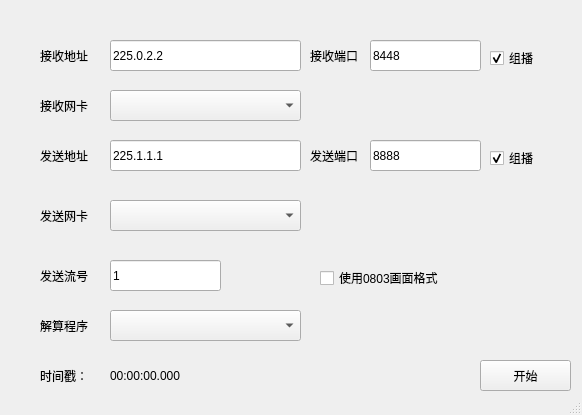
<?xml version="1.0" encoding="UTF-8"?>
<ui version="4.0">
 <class>MainWindow</class>
 <widget class="QMainWindow" name="MainWindow">
  <property name="geometry">
   <rect>
    <x>0</x>
    <y>0</y>
    <width>582</width>
    <height>415</height>
   </rect>
  </property>
  <property name="windowTitle">
   <string>解算程序客户端</string>
  </property>
  <widget class="QWidget" name="centralWidget">
   <widget class="QLineEdit" name="lineEditRecvAddr">
    <property name="geometry">
     <rect>
      <x>110</x>
      <y>40</y>
      <width>191</width>
      <height>31</height>
     </rect>
    </property>
    <property name="text">
     <string>225.0.2.2</string>
    </property>
   </widget>
   <widget class="QLineEdit" name="lineEditRecvPort">
    <property name="geometry">
     <rect>
      <x>370</x>
      <y>40</y>
      <width>111</width>
      <height>31</height>
     </rect>
    </property>
    <property name="text">
     <string>8448</string>
    </property>
   </widget>
   <widget class="QLineEdit" name="lineEditSendAddr">
    <property name="geometry">
     <rect>
      <x>110</x>
      <y>140</y>
      <width>191</width>
      <height>31</height>
     </rect>
    </property>
    <property name="text">
     <string>225.1.1.1</string>
    </property>
   </widget>
   <widget class="QLineEdit" name="lineEditSendPort">
    <property name="geometry">
     <rect>
      <x>370</x>
      <y>140</y>
      <width>111</width>
      <height>31</height>
     </rect>
    </property>
    <property name="text">
     <string>8888</string>
    </property>
   </widget>
   <widget class="QComboBox" name="comboBoxSendInterface">
    <property name="geometry">
     <rect>
      <x>110</x>
      <y>200</y>
      <width>191</width>
      <height>31</height>
     </rect>
    </property>
   </widget>
   <widget class="QLabel" name="label">
    <property name="geometry">
     <rect>
      <x>40</x>
      <y>50</y>
      <width>54</width>
      <height>12</height>
     </rect>
    </property>
    <property name="text">
     <string>接收地址</string>
    </property>
   </widget>
   <widget class="QLabel" name="label_2">
    <property name="geometry">
     <rect>
      <x>40</x>
      <y>150</y>
      <width>54</width>
      <height>12</height>
     </rect>
    </property>
    <property name="text">
     <string>发送地址</string>
    </property>
   </widget>
   <widget class="QLabel" name="label_3">
    <property name="geometry">
     <rect>
      <x>40</x>
      <y>210</y>
      <width>54</width>
      <height>12</height>
     </rect>
    </property>
    <property name="text">
     <string>发送网卡</string>
    </property>
   </widget>
   <widget class="QLabel" name="label_4">
    <property name="geometry">
     <rect>
      <x>310</x>
      <y>150</y>
      <width>54</width>
      <height>12</height>
     </rect>
    </property>
    <property name="text">
     <string>发送端口</string>
    </property>
   </widget>
   <widget class="QLabel" name="label_5">
    <property name="geometry">
     <rect>
      <x>310</x>
      <y>50</y>
      <width>54</width>
      <height>12</height>
     </rect>
    </property>
    <property name="text">
     <string>接收端口</string>
    </property>
   </widget>
   <widget class="QLabel" name="label_6">
    <property name="geometry">
     <rect>
      <x>40</x>
      <y>270</y>
      <width>54</width>
      <height>12</height>
     </rect>
    </property>
    <property name="text">
     <string>发送流号</string>
    </property>
   </widget>
   <widget class="QLineEdit" name="lineEditSendNo">
    <property name="geometry">
     <rect>
      <x>110</x>
      <y>260</y>
      <width>111</width>
      <height>31</height>
     </rect>
    </property>
    <property name="text">
     <string>1</string>
    </property>
   </widget>
   <widget class="QPushButton" name="pushButtonStartPause">
    <property name="geometry">
     <rect>
      <x>480</x>
      <y>360</y>
      <width>91</width>
      <height>31</height>
     </rect>
    </property>
    <property name="text">
     <string>开始</string>
    </property>
   </widget>
   <widget class="QCheckBox" name="checkBoxRecvIfBroadcast">
    <property name="geometry">
     <rect>
      <x>490</x>
      <y>50</y>
      <width>71</width>
      <height>16</height>
     </rect>
    </property>
    <property name="text">
     <string>组播</string>
    </property>
    <property name="checked">
     <bool>true</bool>
    </property>
   </widget>
   <widget class="QCheckBox" name="checkBoxSendIfBroadcast">
    <property name="geometry">
     <rect>
      <x>490</x>
      <y>150</y>
      <width>71</width>
      <height>16</height>
     </rect>
    </property>
    <property name="text">
     <string>组播</string>
    </property>
    <property name="checked">
     <bool>true</bool>
    </property>
   </widget>
   <widget class="QLabel" name="label_7">
    <property name="geometry">
     <rect>
      <x>40</x>
      <y>320</y>
      <width>54</width>
      <height>12</height>
     </rect>
    </property>
    <property name="text">
     <string>解算程序</string>
    </property>
   </widget>
   <widget class="QComboBox" name="comboBoxDecoderConfig">
    <property name="geometry">
     <rect>
      <x>110</x>
      <y>310</y>
      <width>191</width>
      <height>31</height>
     </rect>
    </property>
   </widget>
   <widget class="QLabel" name="label_8">
    <property name="geometry">
     <rect>
      <x>40</x>
      <y>100</y>
      <width>54</width>
      <height>12</height>
     </rect>
    </property>
    <property name="text">
     <string>接收网卡</string>
    </property>
   </widget>
   <widget class="QComboBox" name="comboBoxRecvInterface">
    <property name="geometry">
     <rect>
      <x>110</x>
      <y>90</y>
      <width>191</width>
      <height>31</height>
     </rect>
    </property>
   </widget>
   <widget class="QLabel" name="label_9">
    <property name="geometry">
     <rect>
      <x>40</x>
      <y>360</y>
      <width>81</width>
      <height>31</height>
     </rect>
    </property>
    <property name="text">
     <string>时间戳：</string>
    </property>
   </widget>
   <widget class="QLabel" name="labelTimeStamp">
    <property name="geometry">
     <rect>
      <x>110</x>
      <y>360</y>
      <width>161</width>
      <height>31</height>
     </rect>
    </property>
    <property name="text">
     <string>00:00:00.000</string>
    </property>
   </widget>
   <widget class="QCheckBox" name="checkBoxIf0803">
    <property name="geometry">
     <rect>
      <x>320</x>
      <y>270</y>
      <width>191</width>
      <height>16</height>
     </rect>
    </property>
    <property name="text">
     <string>使用0803画面格式</string>
    </property>
   </widget>
  </widget>
  <widget class="QStatusBar" name="statusBar"/>
 </widget>
 <layoutdefault spacing="6" margin="11"/>
 <resources/>
 <connections/>
</ui>
